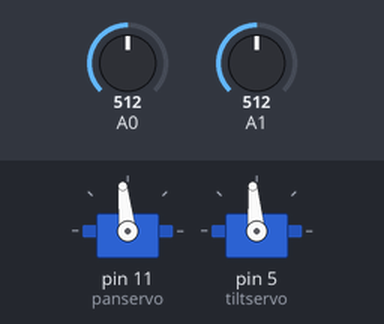
The sketch below on a simulated Arduino Uno, built with avr-gcc and run on an emulated ATmega328P. Shown: 2 × servo. The test bench sets the inputs (shaded band); at power-on: A0 = 512, A1 = 512.

Above: at 1.2 s.
1.3 s: A0 set to 716
At 2.5 s:
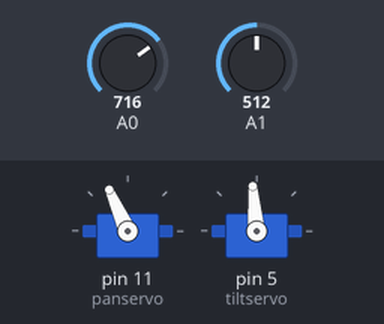
2.8 s: A1 set to 716
At 3.2 s:
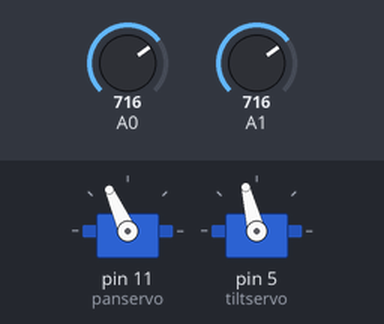
4.3 s: A0 set to 900
At 5.5 s:
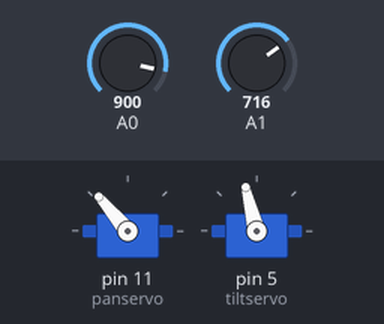
5.8 s: A1 set to 511
At 6.7 s:
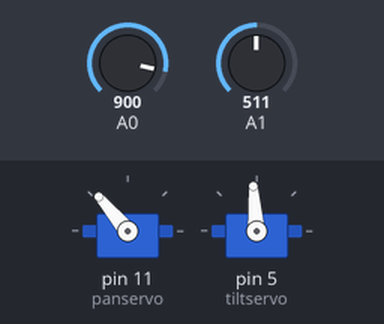
7.3 s: A0 set to 1023
At 7.8 s:
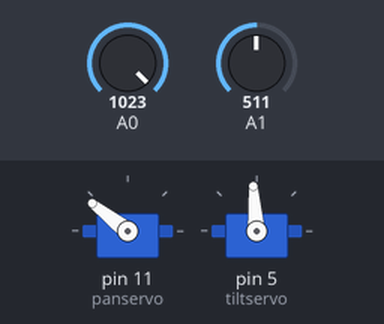
8.8 s: A1 set to 122
At 10.2 s:
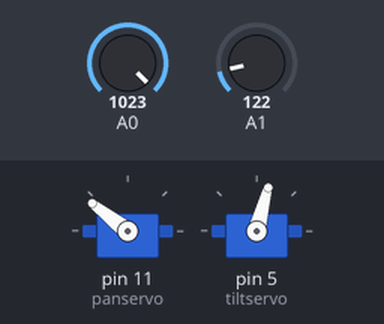
Timing chart, 0 to 11.3 s (numbered marks = the images above; inputs shaded):
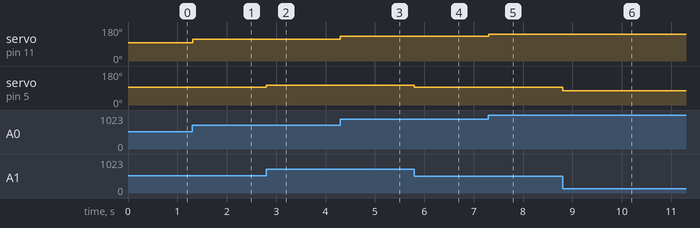

The sketch:

sketch_feb21a.ino
```cpp
#include <Servo.h>

//Create servo objects:
Servo panservo;  // create servo object to control a servo
Servo tiltservo;
int panAngle;
int tiltAngle;

void setup()
{
  Serial.begin(9600);
  panservo.attach(11); // assign the pan servo object to pin 11
  tiltservo.attach(5); // assign the tilt servo object to pin 5
  panAngle = 0;
  tiltAngle = 0;
}

void loop()
{
  panAngle = analogRead(A0);
  panAngle = map(panAngle, 0, 1023, 50, 142);
  panservo.write(panAngle);
  tiltAngle = analogRead(A1);
  tiltAngle = map(tiltAngle, 0, 1023, 70, 120);
  tiltservo.write(tiltAngle);

  delay(15);                           // waits for the servo to get there
}


/*Tilt:
  midt: 95
  opp: 120
  ned: 70
*/

/*Pan:
  midt: 96
  venstre: 50
  høyre: 142
*/
```

Measured:
- after the input at 1.3 s, servo on pin 11 (panservo): 96° → 114° at once
- after the input at 2.8 s, servo on pin 5 (tiltservo): 95° → 104° at once
- after the input at 4.3 s, servo on pin 11 (panservo): 114° → 130° at once
- after the input at 5.8 s, servo on pin 5 (tiltservo): 104° → 94° at once
- after the input at 7.3 s, servo on pin 11 (panservo): 130° → 142° at once
- after the input at 8.8 s, servo on pin 5 (tiltservo): 94° → 75° at once
